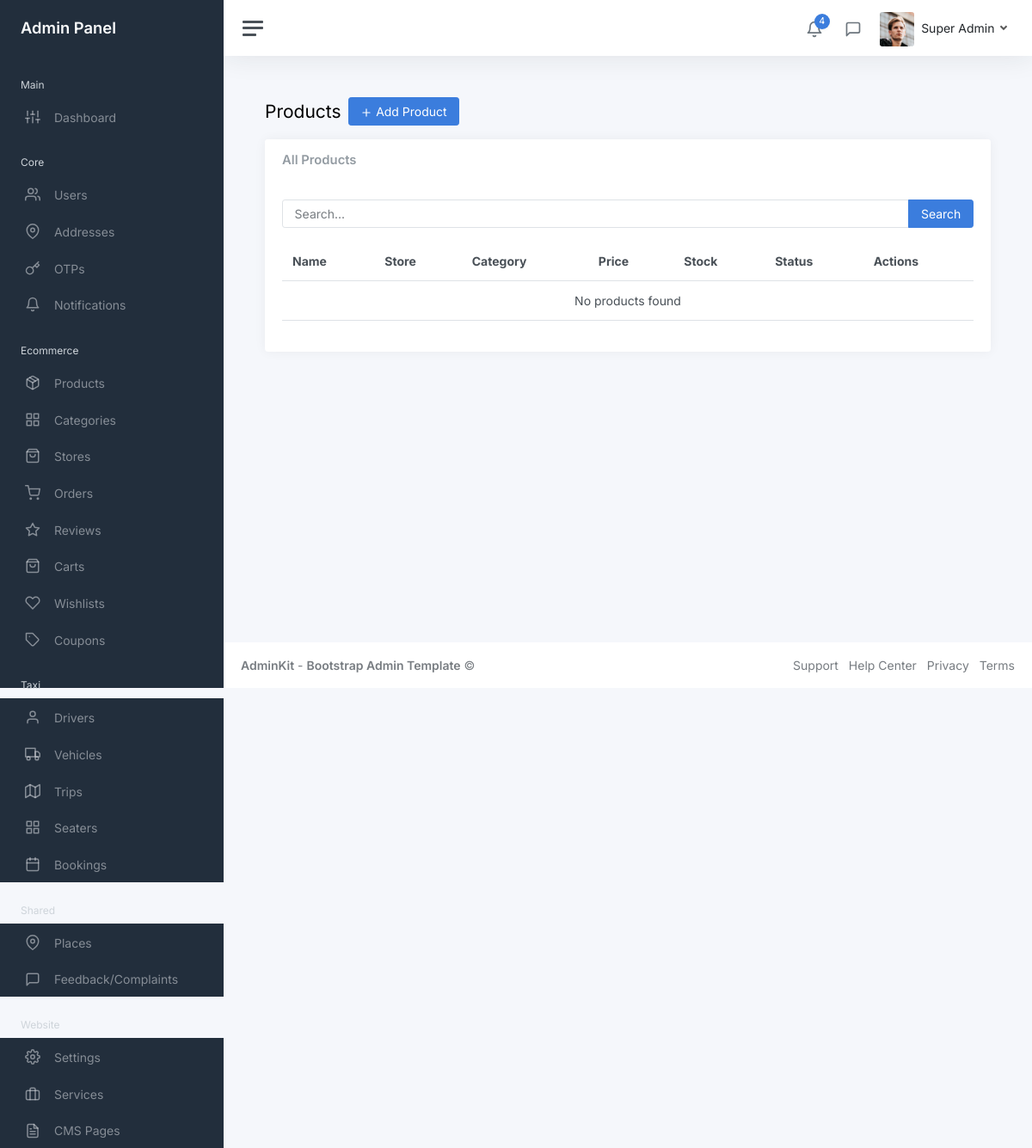
The app's page /myadmin/ecommerce/products/ (signed in), older data.
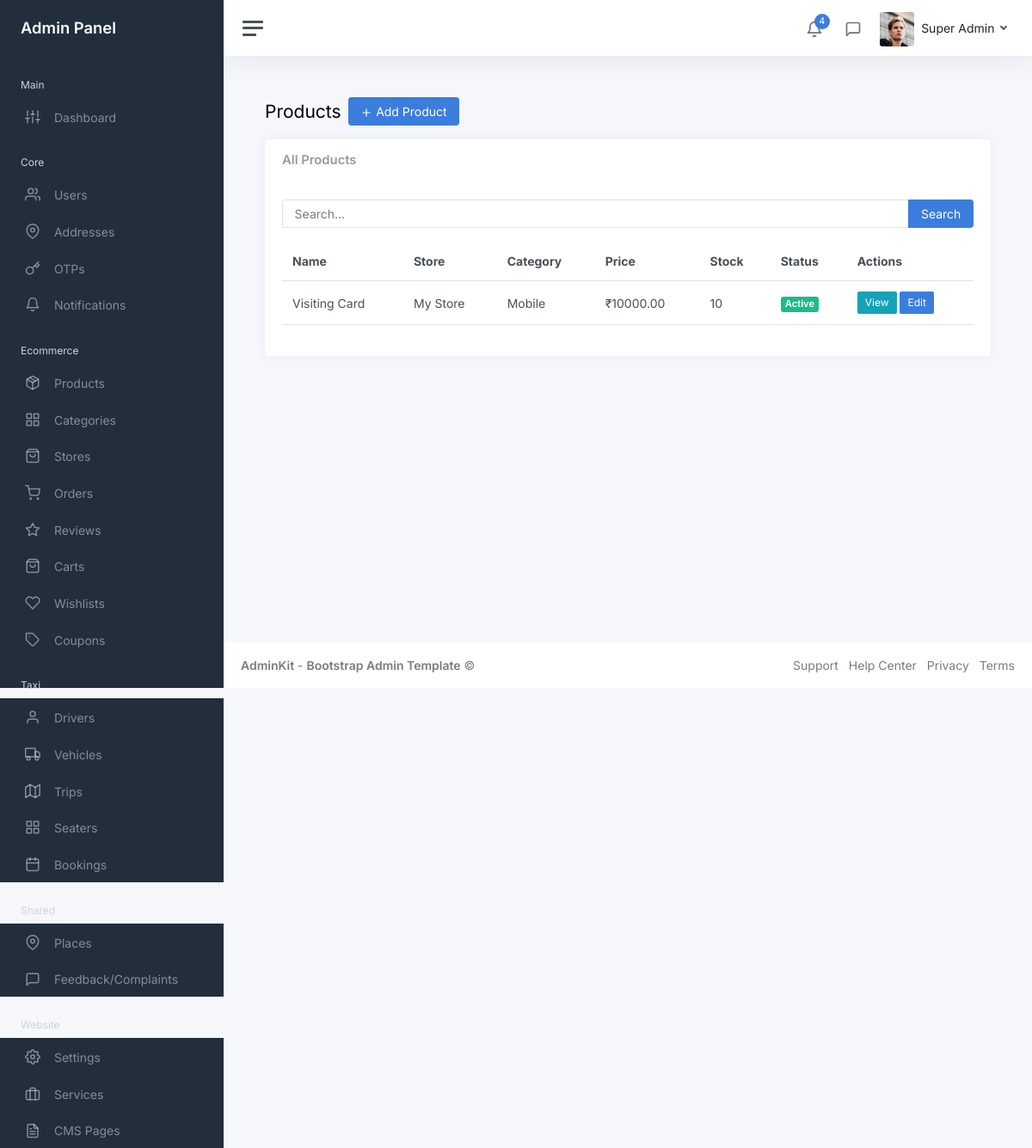
The same page, newer data.
### ecommerce/models.py (models this page shows, shortened)
class Product(models.Model):
    name = models.CharField(max_length=200)
    description = models.TextField()
    store = models.ForeignKey(Store, on_delete=models.CASCADE, related_name='products')
    category = models.ForeignKey(Category, on_delete=models.CASCADE, related_name='products')
    price = models.DecimalField(max_digits=10, decimal_places=2, validators=[MinValueValidator(0)])
    compare_price = models.DecimalField(max_digits=10, decimal_places=2, blank=True, null=True, validators=[MinValueValidator(0)])
    sku = models.CharField(max_length=100, unique=True)
    stock_quantity = models.PositiveIntegerField(default=0)
    is_active = models.BooleanField(default=True)
    is_featured = models.BooleanField(default=False)
    weight = models.DecimalField(max_digits=8, decimal_places=2, blank=True, null=True, validators=[MinValueValidator(0)])
    dimensions = models.CharField(max_length=50, blank=True)  # e.g., "10x5x3 inches"
    created_at = models.DateTimeField(auto_now_add=True)
    updated_at = models.DateTimeField(auto_now=True)
    class Meta:
        ordering = ['-created_at']

class Store(models.Model):
    name = models.CharField(max_length=100)
    description = models.TextField(blank=True)
    owner = models.ForeignKey(User, on_delete=models.CASCADE, related_name='stores')
    logo = models.ImageField(upload_to='store_logos/', blank=True, null=True)
    banner = models.ImageField(upload_to='store_banners/', blank=True, null=True)
    address = models.TextField()
    phone = models.CharField(max_length=20)
    email = models.EmailField()
    is_active = models.BooleanField(default=True)
    created_at = models.DateTimeField(auto_now_add=True)
    updated_at = models.DateTimeField(auto_now=True)
    class Meta:
        ordering = ['-created_at']

class Category(models.Model):
    name = models.CharField(max_length=100, unique=True)
    description = models.TextField(blank=True)
    image = models.ImageField(upload_to='categories/', blank=True, null=True)
    parent = models.ForeignKey('self', on_delete=models.CASCADE, null=True, blank=True, related_name='subcategories')
    is_active = models.BooleanField(default=True)
    created_at = models.DateTimeField(auto_now_add=True)
    class Meta:
        verbose_name_plural = "Categories"
        ordering = ['name']

### myadmin/views/ecommerce/product_views.py (the view)
# urls.py: path('products/', product_views.ProductListView.as_view(), name='product_list'),
class ProductListView(StaffRequiredMixin, ListView):
    model = Product
    template_name = 'admin/ecommerce/product_list.html'
    context_object_name = 'products'
    paginate_by = 20
    def get_queryset(self):
        queryset = Product.objects.select_related('store', 'category').order_by('-created_at')
        search = self.request.GET.get('search')
        if search:
            queryset = queryset.filter(
                Q(name__icontains=search) |
                Q(sku__icontains=search) |
                Q(store__name__icontains=search)
            )
        return queryset
    def get_context_data(self, **kwargs):
        context = super().get_context_data(**kwargs)
        context['search'] = self.request.GET.get('search', '')
        return context
    def get(self, request, *args, **kwargs):
        if request.GET.get('export') == 'csv':
            queryset = self.get_queryset()
            return export_products_csv(queryset)
        return super().get(request, *args, **kwargs)

### myadmin/mixins.py (called while the page is built)
    def test_func(self):
        return self.request.user.is_staff

### myadmin/templates/admin/ecommerce/product_list.html (shortened to what this page needs)
{% extends 'admin/layouts/base.html' %}
{% block content %}
<div class="container-fluid p-0">
    <div class="mb-3"><h1 class="h3 d-inline align-middle">Products</h1><a class="btn btn-primary ms-2" href="{% url 'myadmin:ecommerce:product_create' %}"><i class="align-middle" data-feather="plus"></i> Add Product</a></div>
    <div class="row"><div class="col-12"><div class="card"><div class="card-header"><h5 class="card-title mb-0">All Products</h5></div><div class="card-body">
        <form method="get" class="mb-3"><div class="input-group"><input type="text" class="form-control" name="search" placeholder="Search..." value="{{ search }}"><button class="btn btn-primary" type="submit">Search</button></div></form>
        <table class="table table-hover"><thead><tr><th>Name</th><th>Store</th><th>Category</th><th>Price</th><th>Stock</th><th>Status</th><th>Actions</th></tr></thead><tbody>
            {% for product in products %}<tr><td>{{ product.name }}</td><td>{{ product.store.name }}</td><td>{{ product.category.name }}</td><td>₹{{ product.price }}</td><td>{{ product.stock_quantity }}</td><td>{% if product.is_active %}<span class="badge bg-success">Active</span>{% else %}<span class="badge bg-danger">Inactive</span>{% endif %}</td><td><a href="{% url 'myadmin:ecommerce:product_detail' product.pk %}" class="btn btn-sm btn-info">View</a> <a href="{% url 'myadmin:ecommerce:product_update' product.pk %}" class="btn btn-sm btn-primary">Edit</a></td></tr>{% empty %}<tr><td colspan="7" class="text-center">No products found</td></tr>{% endfor %}
        </tbody></table>
    </div></div></div></div>
</div>
{% endblock %}

Row changes from the older to the newer data that the page shows:
added Product: name "Visiting Card", store.name "My Store", category.name "Mobile", price "10000.00", stock_quantity "10", is_active "Active"
Text that changed along with them:
text no longer shown: "No products found"
